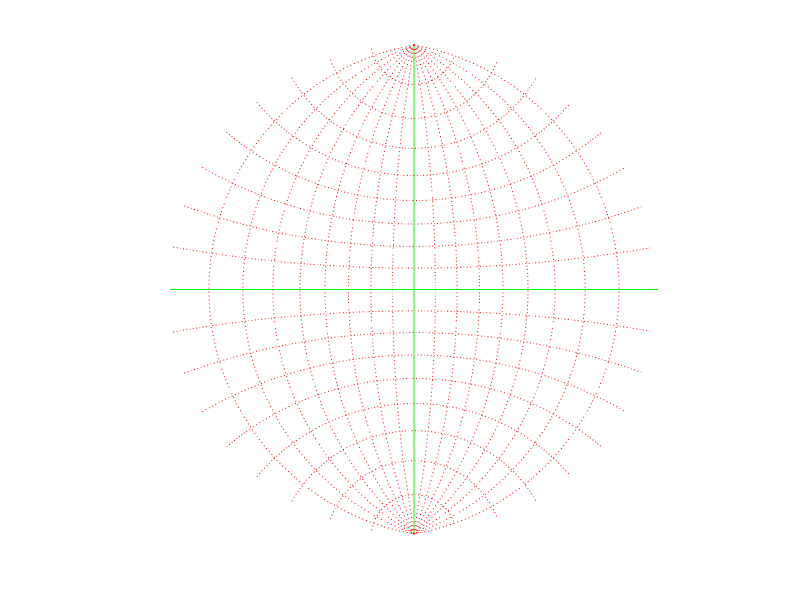

The MATLAB source for this figure:
% wulff -- Program for plotting a Wulff net
% to plot points, first calculate theta = pi*(90-azimuth)/180
% then rho = tan(pi*(90-dip)/360), and finally the components
% xp = rho*cos(theta) and yp = rho*cos(theta)

%modified by M. Roy, April 2006 (comment line 9)

%clear; help wulff;
N = 50;
cx = cos(0:pi/N:2*pi);                           % points on circle
cy = sin(0:pi/N:2*pi);
xh = [-1 1];                                     % horizontal axis
yh = [0 0];
xv = [0 0];                                      % vertical axis
yv = [-1 1];
axis([-1 1 -1 1]);
axis('square');
plot(xh,yh,'-g',xv,yv,'-g');                     %plot green axes
axis off;
hold on;
plot(cx,cy,'-w');                                %plot white circle
psi = [0:pi/N:pi];
for i = 1:8                                      %plot great circles
   rdip = i*(pi/18);                             %at 10 deg intervals
   radip = atan(tan(rdip)*sin(psi));
   rproj = tan((pi/2 - radip)/2);
   x1 = rproj .* sin(psi);
   x2 = rproj .* (-sin(psi));
   y = rproj .* cos(psi);
   plot(x1,y,':r',x2,y,':r');
end
for i = 1:8                                     %plot small circles
   alpha = i*(pi/18);
   xlim = sin(alpha);
   ylim = cos(alpha);
   x = [-xlim:0.01:xlim];
   d = 1/cos(alpha);
   rd = d*sin(alpha);
   y0 = sqrt(rd*rd - (x .* x));
   y1 = d - y0;
   y2 = - d + y0;
   plot(x,y1,':r',x,y2,':r');
end
axis('square');
